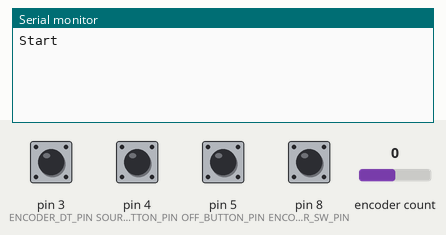
Recording of a sketch running on a simulated Arduino Nano, built with avr-gcc and run on an emulated ATmega328P. Parts: the last lines printed to the serial monitor. Inputs (shaded band) come from the test bench; at power-on: pin 3 (ENCODER_DT_PIN), pin 4 (SOURCE_BUTTON_PIN), pin 5 (OFF_BUTTON_PIN), pin 8 (ENCODER_SW_PIN) HIGH, encoder count 0. No radio packets arrive unless stated.

Above: at 1.2 s.
1.3 s: encoder count set to 1
At 1.9 s:
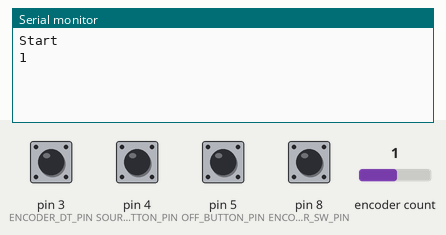
2.8 s: pin 4 (SOURCE_BUTTON_PIN) pulled LOW for 0.15 s
At 3.7 s:
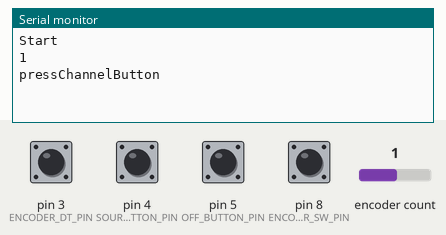
4.4 s: pin 5 (OFF_BUTTON_PIN) pulled LOW for 0.15 s
At 5.0 s:
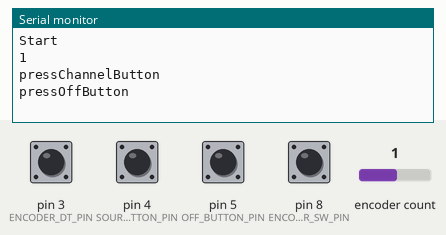
6.0 s: encoder count set to 0
At 6.7 s:
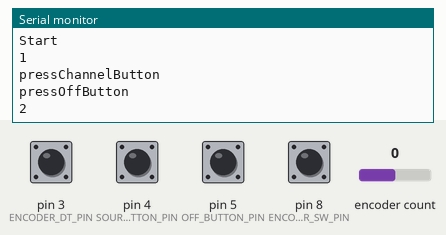

Measured:
- after the input at 1.3 s, the serial monitor: prints a new line at once (image 1)
- after the input at 2.8 s, the serial monitor: prints a new line after 0.15 s (image 2)
- after the input at 4.4 s, the serial monitor: prints a new line after 0.15 s (image 3)
- after the input at 6.0 s, the serial monitor: prints a new line at once (image 4)

The sketch:

TX.ino
```cpp
/*   Данный скетч делает следующее: передатчик (TX) отправляет массив
 *   данных, который генерируется согласно показаниям с кнопок и с энкодера с кнопкой
 *   Приёмник получает массив, и действует аналогично кнопкам и энкодеру в системе с DSP
 *   by Frolov Aleksander 2020
*/

#include <SPI.h>          // библиотека для работы с шиной SPI
#include "nRF24L01.h"     // библиотека радиомодуля
#include "RF24.h"         // ещё библиотека радиомодуля

#define ENCODER_CLK_PIN 2 // пин Энкодера CLK
#define ENCODER_DT_PIN 3 // пин Энкодера DT
#define ENCODER_SW_PIN 8 // пин кнопки энкодера SW

#define BTN_MODE 1 // Кнопка выбора режима (кнопка энкодера)
#define BTN_CHANNEL 2 // Кнопка выбора канала
#define BTN_POWER_OFF 3 // Кнопка вкл/выкл

#define CRC 0x61  // Контрольный байт для индентификации данных

#define SOURCE_BUTTON_PIN 4 // пин для емкостного датчика касания - выбор канала
#define OFF_BUTTON_PIN 5 // пин для емкостного датчика касания - выключение/включение


#include "GyverButton.h"
#include "GyverEncoder.h"

//RF24 radio(9, 10); // "создать" модуль на пинах 9 и 10 Для Уно/Nano
RF24 radio(10, 9); // "создать" модуль на пинах 9 и 10 RF-Nano
//RF24 radio(9,53); // для Меги

// инициализация кнопок выбора канала и выкл/выкл
GButton sourceButton(SOURCE_BUTTON_PIN);
GButton offButton(OFF_BUTTON_PIN);

// инициализация энкодера
Encoder enc1(ENCODER_CLK_PIN, ENCODER_DT_PIN, ENCODER_SW_PIN, TYPE1); // надо пробовать или TYPE1 или TYPE2

byte address[][6] = {"1Node", "2Node", "3Node", "4Node", "5Node", "6Node"}; //возможные номера труб

// массив, хранящий передаваемые данные
// [0] - данные по энкодеру, 0 - не менялось, 1 - поворот вправо, 2 - поворот влево .
// [1] - данные по нажатию кнопок: 0 - не нажимались, BTN_MODE, BTN_CHANNEL, BTN_POWER_OFF
// [2] - контрольный байт, принадлежность посылки конкретному экземпляру передатчика-приёмника
byte transmit_data[3];

void setup() {
  Serial.begin(9600); //открываем порт для связи с ПК
  Serial.println(F("Start"));

  transmit_data[2] = CRC;

  sourceButton.setDebounce(50);        // настройка антидребезга (по умолчанию 80 мс)
  sourceButton.setTimeout(300);        // настройка таймаута на удержание (по умолчанию 500 мс)

  offButton.setDebounce(50);        // настройка антидребезга (по умолчанию 80 мс)
  offButton.setTimeout(300);        // настройка таймаута на удержание (по умолчанию 500 мс)

  // HIGH_PULL - кнопка подключена к GND, пин подтянут к VCC (PIN --- КНОПКА --- GND)
  // LOW_PULL  - кнопка подключена к VCC, пин подтянут к GND
  sourceButton.setType(HIGH_PULL);
  offButton.setType(HIGH_PULL);

  // NORM_OPEN - нормально-разомкнутая кнопка
  // NORM_CLOSE - нормально-замкнутая кнопка
  sourceButton.setDirection(NORM_OPEN);
  offButton.setDirection(NORM_OPEN);

  radio.begin(); //активировать модуль
  radio.setAutoAck(1);         //режим подтверждения приёма, 1 вкл 0 выкл
  radio.setRetries(0, 15);    //(время между попыткой достучаться, число попыток)
  radio.enableAckPayload();    //разрешить отсылку данных в ответ на входящий сигнал
  radio.setPayloadSize(32);     //размер пакета, в байтах

  radio.openWritingPipe(address[0]);   //мы - труба 0, открываем канал для передачи данных
  radio.setChannel(0x60);  //выбираем канал (в котором нет шумов!)

  radio.setPALevel (RF24_PA_MAX); //уровень мощности передатчика. На выбор RF24_PA_MIN, RF24_PA_LOW, RF24_PA_HIGH, RF24_PA_MAX
  radio.setDataRate (RF24_250KBPS); //скорость обмена. На выбор RF24_2MBPS, RF24_1MBPS, RF24_250KBPS
  //должна быть одинакова на приёмнике и передатчике!
  //при самой низкой скорости имеем самую высокую чувствительность и дальность!!

  radio.powerUp(); //начать работу
  radio.stopListening();  //не слушаем радиоэфир, мы передатчик

  // задаем прерывания для энкодера
  attachInterrupt(0, isrCLK, CHANGE);    // прерывание на 2 пине! CLK у энка
  attachInterrupt(1, isrDT, CHANGE);    // прерывание на 3 пине! DT у энка
}

void processRadio()
{
  radio.powerUp(); // включить передатчик
  radio.write(&transmit_data, sizeof(transmit_data)); // отправить по радио
  radio.powerDown(); // выключить передатчик
}


void loop() {

  sourceButton.tick();  // обязательная функция отработки. Должна постоянно опрашиваться
  offButton.tick();  // обязательная функция отработки. Должна постоянно опрашиваться
  enc1.tick();

  // кнопка енкодера - выбор опций
  if (enc1.isRelease()) {
    Serial.println(F("pressEncoderButton"));
    sendCommand(0, BTN_MODE);
  }

  if (enc1.isRight()) {
    Serial.println(1);
    sendCommand(1, 0);
  }
  if (enc1.isLeft())  {
    Serial.println(2);
    sendCommand(2, 0);
  }

  // Выбор канала
  if (sourceButton.isRelease()) {
    Serial.println(F("pressChannelButton"));
    sendCommand(0, BTN_CHANNEL);
  }

  // кнопка выключения, сейчас просто выкл звук, потом, видимо перекючение на виртуальный канал, чтобы меньше потребляло
  if (offButton.isRelease()) {
    Serial.println(F("pressOffButton"));
    sendCommand(0, BTN_POWER_OFF);
  }

}

void sendCommand(byte first, byte last)
{
    transmit_data[0] = first;
    transmit_data[1] = last;
    processRadio();
}

void isrCLK() {
  enc1.tick();  // отработка в прерывании
}

void isrDT() {
  enc1.tick();  // отработка в прерывании
}
```
